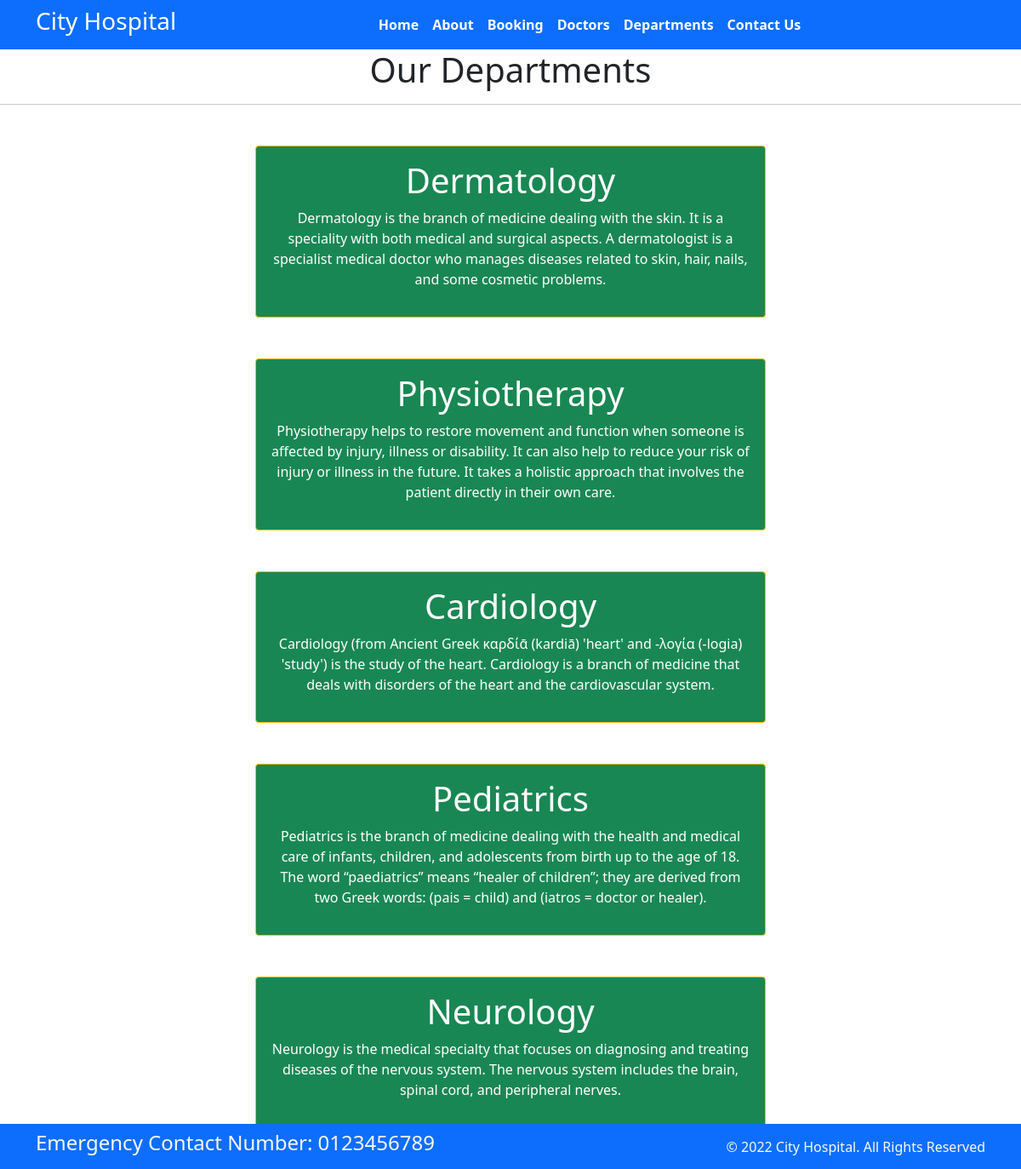
Screenshot of /department with the database file from the repository.
### home/models.py (models this page shows, shortened)
class Departments(models.Model):
    dep_name = models.CharField(max_length=100)
    dep_description = models.TextField()

### home/views.py (the view)
# urls.py: path('department', views.department, name='department')
def department(request):
    dict_dept={
        'dept': Departments.objects.all()
    }
    return render(request, 'department.html', dict_dept)

### templates/department.html (shortened to what this page needs)
{% extends 'base.html' %}
{% block content %}
<h1 class="text-center">Our Departments</h1>
<hr>
{% for d in dept%}
<div class="mx-auto w-50 bg-success text-center text-white p-3 my-5 border border-warning rounded">
    <h1>{{d.dep_name}}</h1>
    <p>{{d.dep_description}}</p>
</div>
{% endfor%}
{% endblock%}

### rows the page displays
Departments: dep_name "Dermatology", dep_description "Dermatology is the branch of medicine dealing with the skin. It is a speciality with both medical and surgical aspects. A dermatologist is a specialist medical doctor who manages diseases related to skin, hair, nails, and some cosmetic problems."
Departments: dep_name "Physiotherapy", dep_description "Physiotherapy helps to restore movement and function when someone is affected by injury, illness or disability. It can also help to reduce your risk of injury or illness in the future. It takes a holistic approach that involves the patient directly in their own care."
Departments: dep_name "Cardiology", dep_description "Cardiology (from Ancient Greek καρδίᾱ (kardiā) 'heart' and -λογία (-logia) 'study') is the study of the heart. Cardiology is a branch of medicine that deals with disorders of the heart and the cardiovascular system."
Departments: dep_name "Pediatrics", dep_description "Pediatrics is the branch of medicine dealing with the health and medical care of infants, children, and adolescents from birth up to the age of 18. The word “paediatrics” means “healer of children”; they are derived from two Greek words: (pais = child) and (iatros = doctor or healer)."
Departments: dep_name "Neurology", dep_description "Neurology is the medical specialty that focuses on diagnosing and treating diseases of the nervous system. The nervous system includes the brain, spinal cord, and peripheral nerves."
